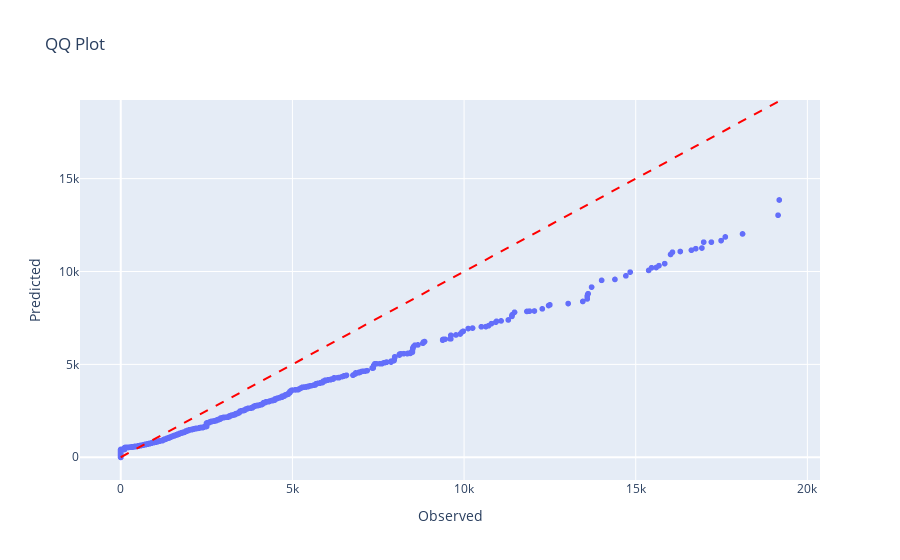

Source (notebook cell):
### Code cell
qqplot_plotly(couts_train, y_pred)

### Figure 1 — Plotly figure (JSON) as saved in the notebook; plotly's stock layout.template omitted (floating-point values rounded to 4 significant figures; data arrays with more than 128 entries replaced by an {"elided": "..."} marker saying what was removed)
{"data": [{"hovertemplate": "Observed=%{x}<br>Predicted=%{y}<extra></extra>", "legendgroup": "", "marker": {"color": "#636efa", "symbol": "circle"}, "mode": "markers", "name": "", "showlegend": false, "type": "scattergl", "x": {"elided": "31929 float values"}, "xaxis": "x", "y": {"elided": "31929 float values"}, "yaxis": "y"}], "layout": {"legend": {"tracegroupgap": 0}, "shapes": [{"line": {"color": "red", "dash": "dash"}, "name": "y=x", "type": "line", "x0": 0, "x1": 19180.0, "y0": 0, "y1": 19180.0}], "showlegend": false, "title": {"text": "QQ Plot"}, "xaxis": {"anchor": "y", "domain": [0, 1], "title": {"text": "Observed"}}, "yaxis": {"anchor": "x", "domain": [0, 1], "title": {"text": "Predicted"}}}}
